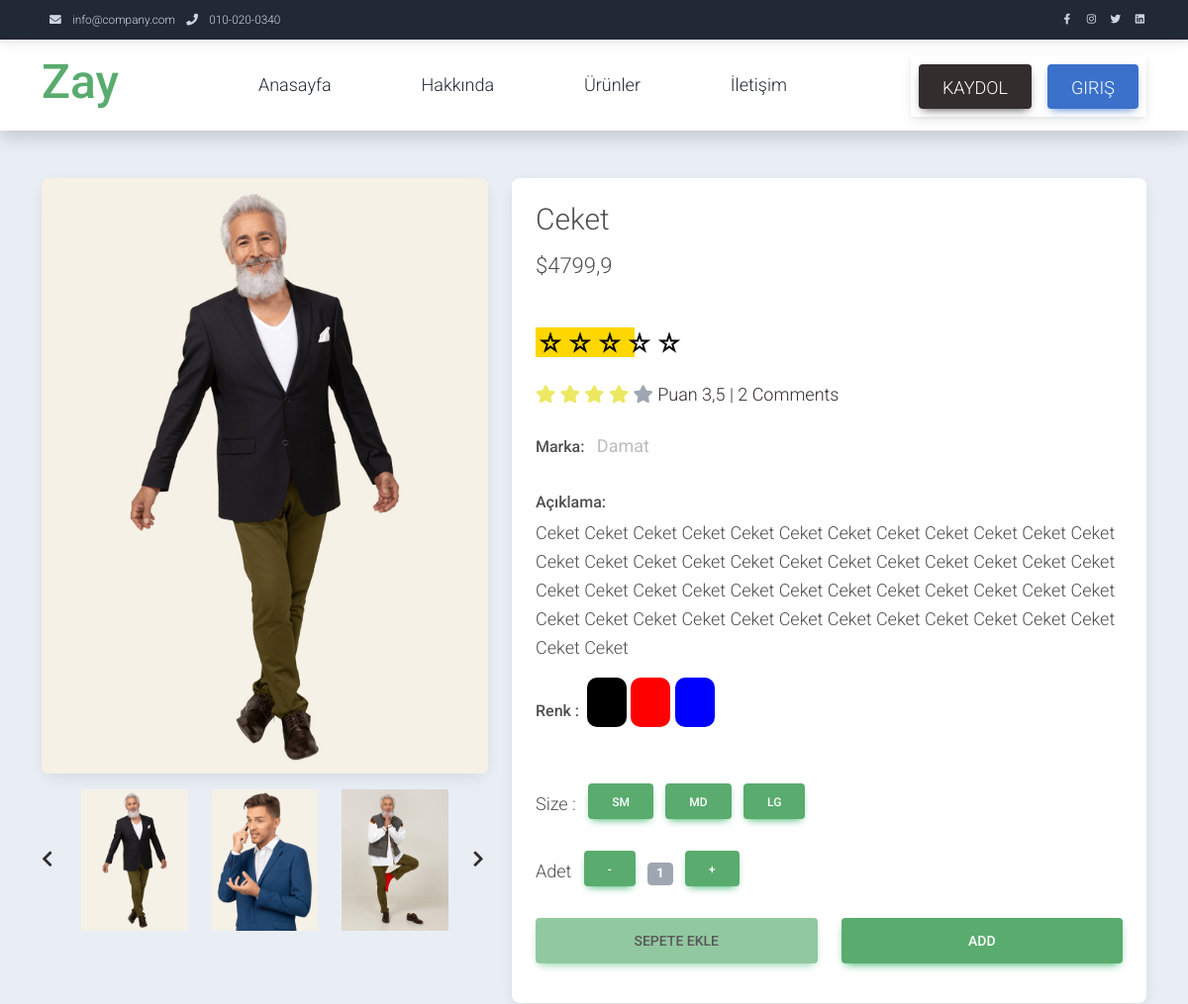
The page /detail/ceket/ (upper part) on the database as committed earlier.
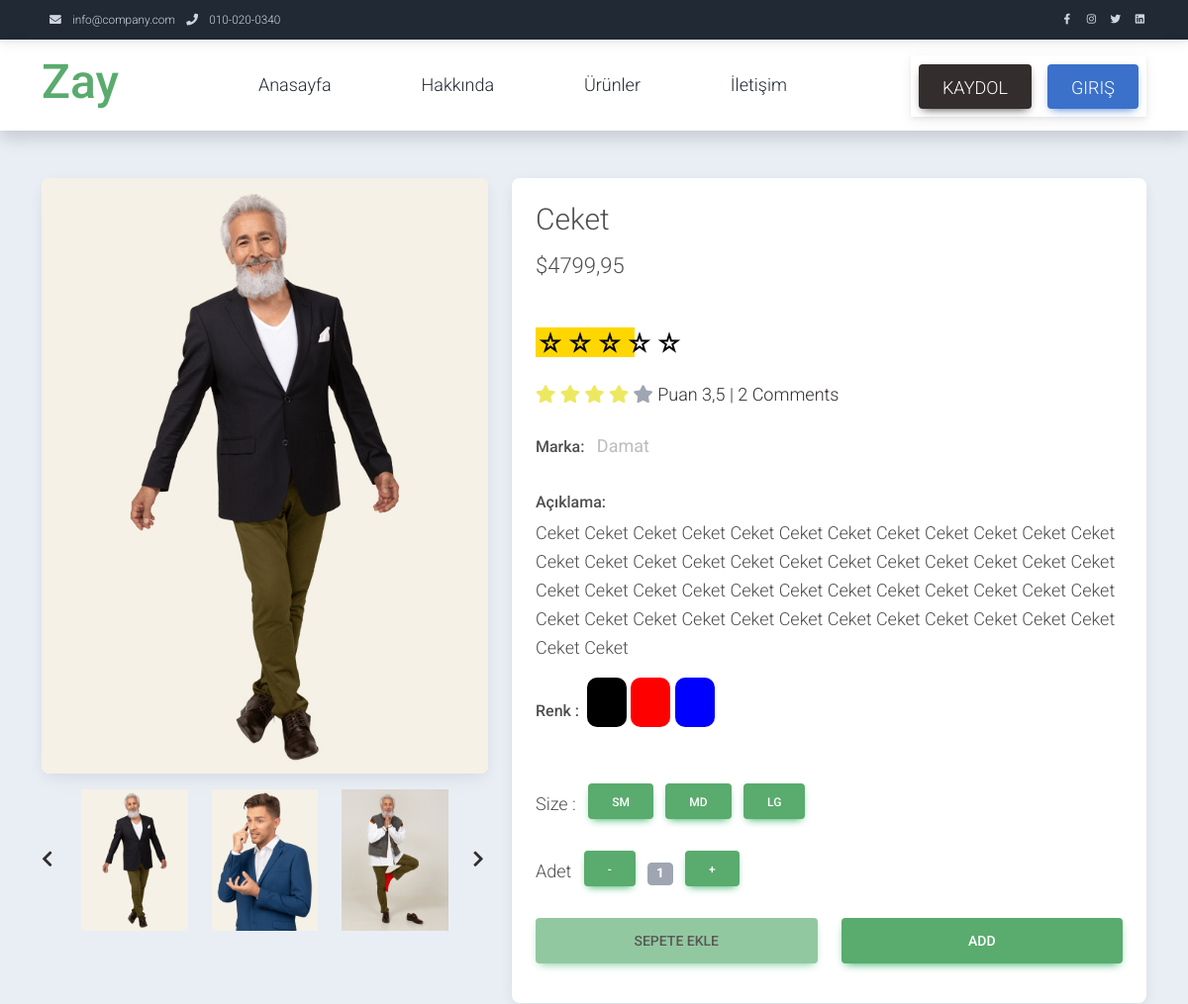
The same page on the database as committed later.
### appProduct/models.py (models this page shows, shortened)
class Product(models.Model):
   user = models.ForeignKey(User, verbose_name=("Kulanıcı"), on_delete=models.CASCADE)
   brand = models.ForeignKey(Brand, verbose_name=("Marka"), on_delete=models.CASCADE)
   title = models.CharField(("Ürün Başlığı"), max_length=50)
   text = models.TextField(("İçerik"))
   price = models.FloatField(("Ürün fiyatı"),default=0)
   total_rating = models.FloatField(("Ürün Puanı"), default=0)
   image = models.ImageField(("Ürün Resmi"), upload_to='product', max_length=250)
   slug = models.SlugField(("Title Slug"), blank=True, null=True)
   colors = models.ManyToManyField(Color, verbose_name=("Renkler"))
   sizes = models.ManyToManyField(Size, verbose_name=("Bedenler"))

class Brand(models.Model):
   title = models.CharField(("Marka"), max_length=50)
   slug = models.SlugField(("Marka Slug"), blank=True)

### appProduct/views.py (the view, shortened to what this page needs)
# urls.py: path('detail/<slug>/', detailPage, name="detailPage"),
def detailPage(request, slug, color=None):
   if color is not None:
      get_object_or_404(Color, title2=color)
   product = get_object_or_404(Product, slug=slug)
   image_product = ImageProduct.objects.filter(product=product)
   comments_product = Comment.objects.filter(product=product).order_by('-date_now')
   filtertop = request.GET.get("filtertop")
   if filtertop == "new":
      comments_product = comments_product.order_by("-date_now")
   elif filtertop == "up":
      comments_product = comments_product.order_by("-rating")
   elif filtertop == "down":
      comments_product = comments_product.order_by("rating")
   paginator = Paginator(comments_product, 5)
   pag_number = request.GET.get("page")
   comments = paginator.get_page(pag_number)
   context = {
       "title": "Ürün Detayı",
       "product": product,
       "comments": comments,
       "comments_product": comments_product,
       "color": color,
       "slug": slug,
   }
   if color is not None:
      product_stok = Stok.objects.filter(product=product, color__title2=color)
      image_product = image_product.filter(color__title2=color)
      context.update({"product_stok": product_stok})
   context.update({"image_product": image_product})
   return render(request, 'detail.html', context)

### appProduct/models.py (called while the page is built)
   def __str__(self):
      return self.title

### appProduct/templates/detail.html (shortened to what the changed rows need)
{% extends 'base.html' %}
{% load static %}
{% block body %}
<section class="bg-light">
    <div class="container pb-5">
        <div class="row">
            <div class="col-lg-7 mt-5">
                <div class="card">
                    <div class="card-body">
                        <h1 class="h2">{{ product.title }}</h1>
                        <p class="h3 py-2">${{ product.price }}</p>
                        <p class="py-2">
                            <div class="position-relative">
                            </div>
                        </p>
                        <p class="py-2">
                            <i class="fa fa-star text-warning"></i>
                            <i class="fa fa-star text-warning"></i>
                            <i class="fa fa-star text-warning"></i>
                            <i class="fa fa-star text-warning"></i>
                            <i class="fa fa-star text-secondary"></i>
                            <span class="list-inline-item text-dark">Puan {{ product.total_rating }} | {{ comments_product|length }} Comments</span>
                        </p>
                        <ul class="list-inline">
                            <li class="list-inline-item">
                            </li>
                            <li class="list-inline-item">
                                <p class="text-muted"><strong>{{ product.brand.title }}</strong></p>
                            </li>
                        </ul>
                        <h6>Açıklama:</h6>
                        <p>{{ product.text }}</p>
                        <ul class="list-inline d-flex align-items-center">
                            <li class="list-inline-item">
                            </li>
                            <li class="list-inline-item">
                            </li>
                        </ul>
                        <form method="POST">
                            <div class="">
                            </div>
                            <div class="row pb-3">
                            </div>
                        </form>
                    </div>
                </div>
            </div>
            </div>
        </div>
</section>
{% endblock body %}

Rows that differ between the two databases and show on the page:
changed Product "Ceket": price "4799,9" → "4799,95"
